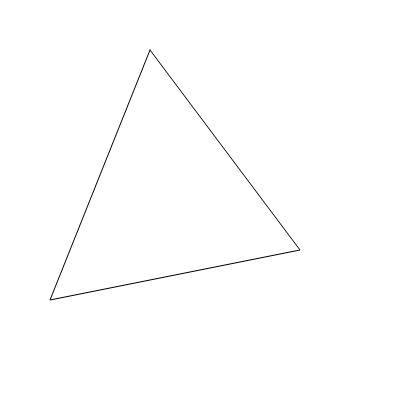
Frame 1 (no input)
Frame 60 (no input): identical to frame 1, image omitted
Frame 120 (the mouse pressed at the canvas centre since frame 60): identical to frame 1, image omitted

The p5.js sketch that drew this single still picture (run headless with seeded random() and noise() and a simulated clock; from frame 60 on, the mouse is pressed at the canvas centre):

// p5.js sketch
// ── sketch.js
//questão 10

let ladox0, ladoy0, ladox1, ladoy1, ladox2, ladoy2;

function setup() {
  createCanvas(400, 400);
  createP("Vértice 1:");
  ladox0Slider = createSlider(0, width, 150);
  ladoy0Slider = createSlider(0, height, 50);
  createP("Vértice 2:");
  ladox1Slider = createSlider(0, width, 50);
  ladoy1Slider = createSlider(0, height, 300);
  createP("Vértice 3:");
  ladox2Slider = createSlider(0, width, 300);
  ladoy2Slider = createSlider(0, height, 250);
}

function draw() {
  background(255);
  ladox0 = ladox0Slider.value();
  ladoy0 = ladoy0Slider.value();
  ladox1 = ladox1Slider.value();
  ladoy1 = ladoy1Slider.value();
  ladox2 = ladox2Slider.value();
  ladoy2 = ladoy2Slider.value();

  beginShape();
  vertex(ladox0, ladoy0);
  vertex(ladox1, ladoy1);
  vertex(ladox2, ladoy2);
  vertex(ladox0, ladoy0);
  endShape();
}
